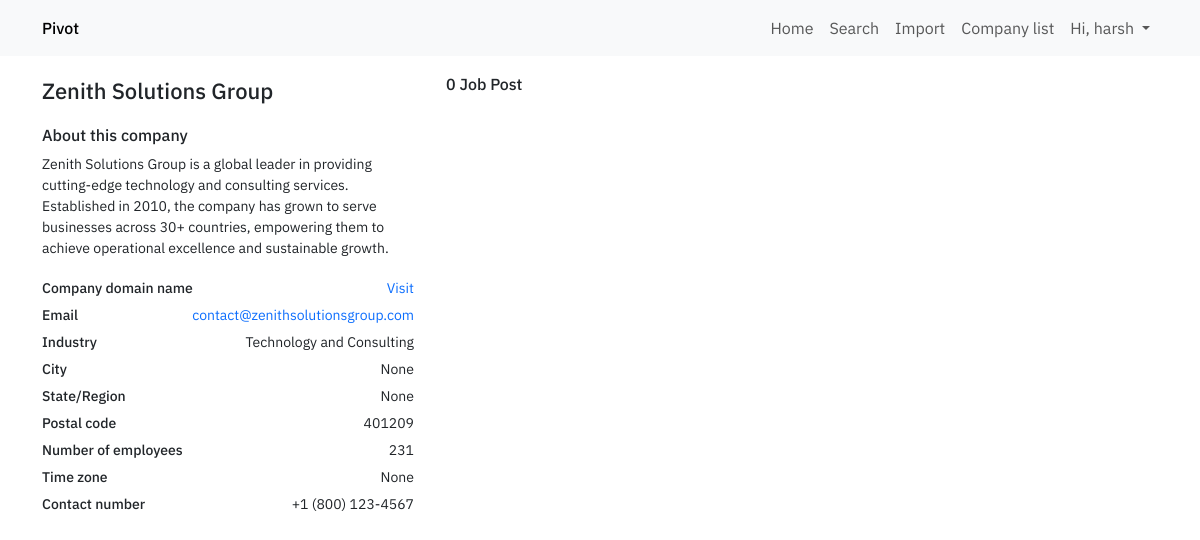
The page /company-profile/3 (signed in) on the database its author committed.
### webpages/models.py (models this page shows, shortened)
class Company(models.Model):
    is_active = models.BooleanField(null=True, blank=True)
    company_name = models.CharField(max_length=255)
    company_address = models.TextField(blank=True, null=True)
    company_email = models.CharField(max_length=255, blank=True, null=True)
    company_info = models.TextField(blank=True, null=True)
    company_domain_name = models.CharField(max_length=255, blank=True, null=True)
    industry_type = models.ForeignKey(IndustryType, on_delete=models.CASCADE, blank=True, null=True)
    company_postal_code = models.CharField(max_length=255, blank=True, null=True)
    company_number_of_employees = models.IntegerField(blank=True, null=True)
    company_time_zone = models.CharField(max_length=255, blank=True, null=True)
    company_linkedin_profile = models.CharField(max_length=255, blank=True, null=True)
    company_annual_revenue = models.CharField(max_length=255, blank=True, null=True)
    company_city = models.CharField(max_length=255, blank=True, null=True)
    company_state_region = models.CharField(max_length=255, blank=True, null=True)
    company_contact_number = models.CharField(max_length=25, blank=True, null=True)
    created_at = models.DateTimeField(auto_now_add=True)
    updated_at = models.DateTimeField(auto_now=True)

class IndustryType(models.Model):
    industry_type_name = models.CharField(max_length=255)
    created_at = models.DateTimeField(auto_now_add=True)
    updated_at = models.DateTimeField(auto_now=True)

### webpages/views.py (the view, shortened to what this page needs)
# urls.py: path("company-profile/<int:id>", view=companyProfile, name="webpages-company-profile"),
@login_required(login_url="user-login")
def companyProfile(request, id):
    companyProfileObject = models.Company.objects.filter(id=id).first()
    jobPostinglist = models.JobPosting.objects.filter(company=companyProfileObject)
    print(jobPostinglist)
    context = {
        "companyObject":companyProfileObject,
        "jobPostinglist":jobPostinglist,
        "jobPostLen":len(jobPostinglist)
    }
    return render(request, "company-profile.html", context)

### templates/company-profile.html (shortened to what this page needs)
{% load static %}
<!doctype html>
<html lang="en">
<head>
    <link rel="stylesheet" href="{% static './css/main.css' %}">
    <link rel="stylesheet" href="{% static './css/dashboard.css' %}">
    <link rel="stylesheet" href="{% static './css/company-profile.css' %}">
    <link href="https://cdn.jsdelivr.net/npm/bootstrap@5.3.3/dist/css/bootstrap.min.css" rel="stylesheet"
>
</head>
<body>
    {% include 'inc/navbar.html' %}
    <section class="company-profile-section">
        <div class="container">
            <div class="company-profile-grid">
                <div class="company-profile-wrapper">
                    <div class="company-profile">
                        <h1 class="company-profile-info-item company-profile-info-item-name">
                          {{companyObject.company_name}}
                        </h1>
                        <h5 class="title">About this company</h5>
                        <p class="company-profile-info-item company-profile-info-item-about-company">
                            {{companyObject.company_info}}
                        </p>
                        <div class="company-meta-info-wrapper">
                            <div class="company-meta-info-group">
                                <label class="company-meta-info-group-item-label">
                                    Company domain name
                                </label>
                                <div class="company-meta-info-group-item-label-value">
                                    <a href="{{companyObject.company_domain_name}}" class="company-meta-info-group-item-cta">Visit</a>
                                </div>
                            </div>
                            <div class="company-meta-info-group">
                                <label class="company-meta-info-group-item-label">
                                    Email
                                </label>
                                <div class="company-meta-info-group-item-label-value">
                                    <a href="#" class="company-meta-info-group-item-cta">
                                        {{companyObject.company_email}}
                                    </a>
                                </div>
                            </div>
                            <div class="company-meta-info-group">
                                <label class="company-meta-info-group-item-label">
                                    Industry
                                </label>
                                <div class="company-meta-info-group-item-label-value">
                                    {{companyObject.industry_type.industry_type_name}}
                                </div>
                            </div>
                            <div class="company-meta-info-group">
                                <label class="company-meta-info-group-item-label">
                                    City
                                </label>
                                <div class="company-meta-info-group-item-label-value">
                                    {{companyObject.company_city}}
                                </div>
                            </div>
                            <div class="company-meta-info-group">
                                <label class="company-meta-info-group-item-label">
                                    State/Region
                                </label>
                                <div class="company-meta-info-group-item-label-value">
                                    {{companyObject.company_state_region}}
                                </div>
                            </div>
                            <div class="company-meta-info-group">
                                <label class="company-meta-info-group-item-label">
                                    Postal code
                                </label>
                                <div class="company-meta-info-group-item-label-value">
                                    {{companyObject.company_postal_code}}
                                </div>
                            </div>
                            <div class="company-meta-info-group">
                                <label class="company-meta-info-group-item-label">
                                    Number of employees
                                </label>
                                <div class="company-meta-info-group-item-label-value">
                                    {{companyObject.company_number_of_employees}}
                                </div>
                            </div>
                            <div class="company-meta-info-group">
                                <label class="company-meta-info-group-item-label">
                                    Time zone
                                </label>
                                <div class="company-meta-info-group-item-label-value">
                                    {{companyObject.company_time_zone}}
                                </div>
                            </div>
                            <div class="company-meta-info-group">
                                <label class="company-meta-info-group-item-label">
                                    Contact number
                                </label>
                                <div class="company-meta-info-group-item-label-value">
                                    {{companyObject.company_contact_number}}
                                </div>
                            </div>
                        </div>
                    </div>
                </div>
                <div class="job-post-list-wrapper">
                    <h1 class="wrapper-title"> {{jobPostLen}} Job Post</h1>
                </div>
                <div class="shortlisted-candidate-wrapper">
                </div>
            </div>
        </div>
    </section>
</body>
</html>

### templates/inc/navbar.html (shortened to what this page needs)
<nav class="navbar navbar-expand-lg bg-body-tertiary">
    <div class="container">
        {% include 'inc/navbar-brand.html' %}
        <div class="collapse navbar-collapse" id="navbarSupportedContent">
            <ul class="navbar-nav me-auto mb-2 mb-lg-0">
                <li class="nav-item">
                    <a class="nav-link" aria-current="page" href="{% url 'webpages-home' %}">Home</a>
                </li>
                {% if user.is_authenticated %}
                <li class="nav-item">
                    <a class="nav-link" href="{% url 'webpages-search' %}">Search</a>
                </li>
                <li class="nav-item">
                    <a class="nav-link" href="{% url 'webpages-import' %}">Import</a>
                </li>
                <li class="nav-item">
                    <a class="nav-link" href="{% url 'webpages-company-list' %}">Company list</a>
                </li>
                <li class="nav-item dropdown">
                    <a class="nav-link dropdown-toggle" href="#" role="button" data-bs-toggle="dropdown"
                        aria-expanded="false">
                        Hi, {{user.username}}
                    </a>
                </li>
                {% endif %}
            </ul>
        </div>
    </div>
</nav>

### ats/static/css/main.css (style rules this page uses)
:root { --ff-primary: "IBM Plex Sans", sans-serif; --primary-color: "F96E2A"; }
* { font-family: var(--ff-primary); }
.navbar { padding: 1em 2em; }
.navbar .container { display: flex; justify-content: space-between; align-items: center; }
.nav-link { text-decoration: none; color: black; }
ul.navbar-nav.me-auto.mb-2.mb-lg-0 { margin: 0; margin-left: auto; margin-right: 0!important; }

### ats/static/css/dashboard.css (style rules this page uses)
.wrapper-title { margin: 1em 0 0 0; padding: 3px 1em; font-size: 16px; }

### ats/static/css/company-profile.css (style rules this page uses)
.company-profile-info-item-name { font-size: 22px; margin: 1em 0; }
.company-profile-wrapper { max-width: 500px; }
.company-profile-info-item-about-company { margin: 0; }
.title { font-size: 16px; }
.company-profile-info-item-about-company { font-size: 14px; }
.company-meta-info-group-item-label, .company-meta-info-group-item-label-value { font-size: 14px; }
.company-meta-info-group-item-label { font-weight: 500; display: block; margin: 3px 0; }
.company-meta-info-group-item-cta { font-size: 14px; text-decoration: none; }
.company-meta-info-wrapper { margin: 1em 0; display: grid; }
.company-meta-info-group { display: flex; justify-content: space-between; align-items: center; }
.company-profile-grid { display: grid; grid-template-columns: 1fr 1fr 1fr; }
.job-post-list-wrapper { margin: 0 1em; }
.shortlisted-candidate-wrapper { height: 90vh; overflow: scroll; }

### rows shown on the page
Company: company_name "Zenith Solutions Group", company_info "Zenith Solutions Group is a global leader in providing cutting-edge technology and consulting services. Established in 2010, the company has grown to serve businesses across 30+ countries, empowering them to achieve operational excellence and sustainable growth.", company_email "contact@zenithsolutionsgroup.com", industry_type.industry_type_name "Technology and Consulting", company_city "None", company_state_region "None", company_postal_code "401209", company_number_of_employees "231", company_time_zone "None", company_contact_number "+1 (800) 123-4567"

### other values the page prints
{{ user.username }} "harsh"
{{ jobPostLen }} "0"
